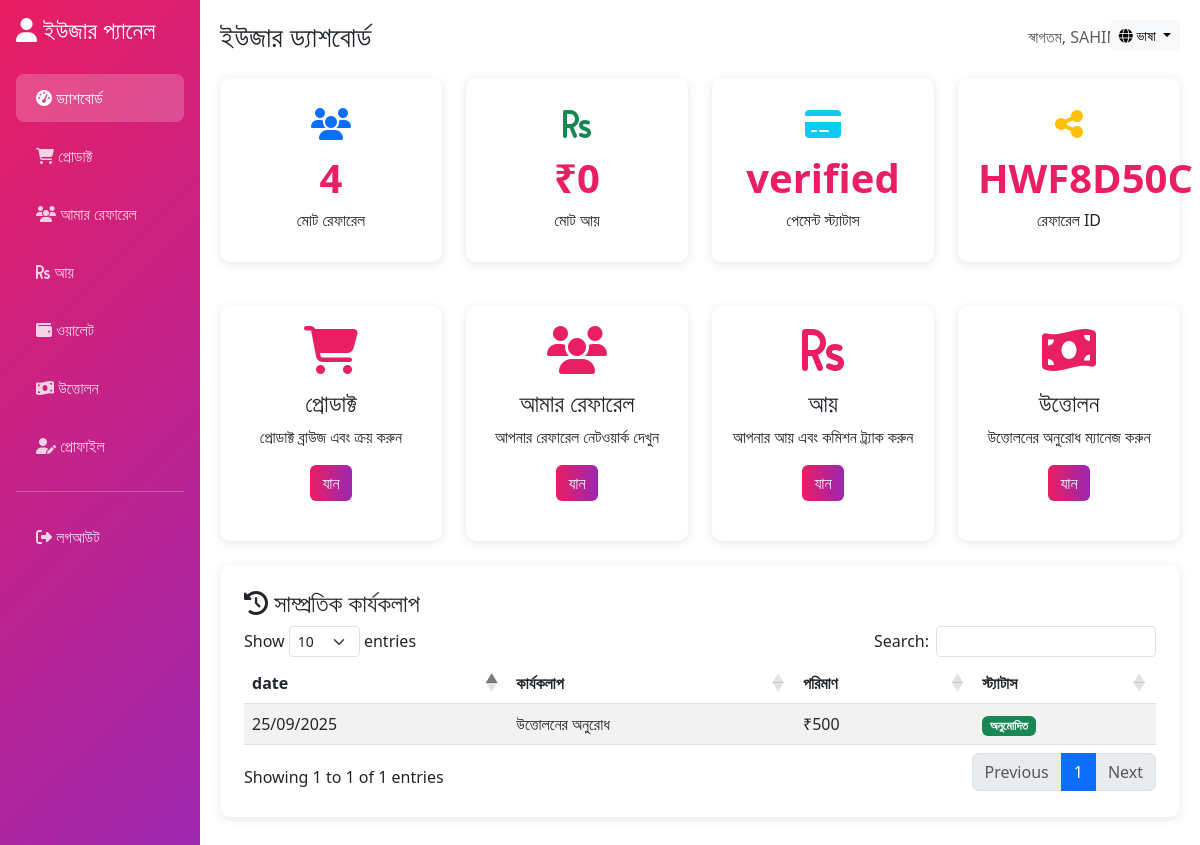
/user/dashboard.php (signed in), run on the app's committed database.
### tables this page shows
CREATE TABLE `users` (
  `id` int(11) NOT NULL,
  `name` varchar(100) NOT NULL,
  `age` int(11) NOT NULL,
  `mobile` varchar(15) NOT NULL,
  `password` varchar(255) NOT NULL,
  `address` text NOT NULL,
  `education` varchar(100) DEFAULT NULL,
  `referral_id` varchar(20) DEFAULT NULL,
  `payment_status` enum('pending','verified','rejected') DEFAULT 'pending',
  `created_at` timestamp NOT NULL DEFAULT current_timestamp(),
  `updated_at` timestamp NOT NULL DEFAULT current_timestamp() ON UPDATE current_timestamp(),
  `coins` decimal(10,2) DEFAULT 0.00
);

CREATE TABLE `payments` (
  `id` int(11) NOT NULL,
  `user_id` int(11) NOT NULL,
  `amount` decimal(10,2) NOT NULL,
  `screenshot_path` varchar(255) DEFAULT NULL,
  `verified` enum('pending','verified','rejected') DEFAULT 'pending',
  `verified_at` timestamp NULL DEFAULT NULL,
  `created_at` timestamp NOT NULL DEFAULT current_timestamp(),
  `utr_number` varchar(100) DEFAULT NULL
);

CREATE TABLE `withdrawals` (
  `id` int(11) NOT NULL,
  `user_id` int(11) NOT NULL,
  `amount` decimal(10,2) NOT NULL,
  `status` enum('pending','approved','rejected') DEFAULT 'pending',
  `payment_method` varchar(50) DEFAULT NULL,
  `account_details` text DEFAULT NULL,
  `requested_at` timestamp NOT NULL DEFAULT current_timestamp(),
  `approved_at` timestamp NULL DEFAULT NULL,
  `processed_at` timestamp NULL DEFAULT NULL
);

### includes/language.php (called while the page is built, shortened)
<?php
function getCurrentLanguage() {
    return $_SESSION['language'] ?? DEFAULT_LANGUAGE;
}
function loadLanguage($lang = null) {
    if ($lang === null) {
        $lang = getCurrentLanguage();
    }
    $langFile = LANG_PATH . $lang . '.php';
    if (file_exists($langFile)) {
        return include $langFile;
    }
    return [];
}
function __($key, $lang = null) {
    static $translations = null;
    if ($translations === null) {
        $translations = loadLanguage($lang);
    }
    return $translations[$key] ?? $key;
}
function getLanguageSwitcher() {
    $currentLang = getCurrentLanguage();
    $currentUrl = $_SERVER['REQUEST_URI'];
    $urlParts = parse_url($currentUrl);
    $links = [];
    foreach (AVAILABLE_LANGUAGES as $code => $name) {
        $query = isset($urlParts['query']) ? $urlParts['query'] : '';
        parse_str($query, $params);
        $params['lang'] = $code;
        $newQuery = http_build_query($params);
        $links[$code] = [
            'name' => $name,
            'url' => $urlParts['path'] . ($newQuery ? '?' . $newQuery : ''),
            'active' => ($code === $currentLang)
        ];
    }
    return $links;
}
?>

### user/dashboard.php (the view, shortened to what this page needs)
<?php
include '../includes/language.php';
$currentLang = getCurrentLanguage();
$user_id = $_SESSION['user_id'];
$conn = getDBConnection();
$stmt = $conn->prepare("SELECT * FROM users WHERE id = ?");
$stmt->bind_param("i", $user_id);
$stmt->execute();
$user = $stmt->get_result()->fetch_assoc();
$stmt = $conn->prepare("SELECT * FROM payments WHERE user_id = ? ORDER BY created_at DESC LIMIT 1");
$stmt->bind_param("i", $user_id);
$stmt->execute();
$payment = $stmt->get_result()->fetch_assoc();
$stmt = $conn->prepare("SELECT COUNT(*) as total_referrals FROM referrals WHERE referrer_id = ?");
$stmt->bind_param("i", $user_id);
$stmt->execute();
$referrals = $stmt->get_result()->fetch_assoc();
$stmt = $conn->prepare("SELECT * FROM withdrawals WHERE user_id = ? ORDER BY requested_at DESC");
$stmt->bind_param("i", $user_id);
$stmt->execute();
$withdrawals_result = $stmt->get_result();
$withdrawals = [];
while ($row = $withdrawals_result->fetch_assoc()) {
    $withdrawals[] = $row;
}
$referral_count = $referrals['total_referrals'];
$earnings = floor($referral_count / 100) * 5000;
?>
<!DOCTYPE html>
<html lang="<?php echo $currentLang; ?>">
<head>
    <link href="https://cdn.jsdelivr.net/npm/bootstrap@5.3.0/dist/css/bootstrap.min.css" rel="stylesheet">
    <link rel="stylesheet" href="https://cdnjs.cloudflare.com/ajax/libs/font-awesome/6.4.0/css/all.min.css">
    <link rel="stylesheet" href="https://cdn.datatables.net/1.13.4/css/dataTables.bootstrap5.min.css">
    <link rel="stylesheet" href="https://cdn.datatables.net/responsive/2.4.1/css/responsive.bootstrap5.min.css">
</head>
<body>
    <div class="language-switcher">
        <div class="dropdown">
            <button class="btn btn-light btn-sm dropdown-toggle" type="button" id="languageDropdown" data-bs-toggle="dropdown">
                <i class="fas fa-globe"></i> <?php echo __('language'); ?>
            </button>
        </div>
    </div>
    <div class="container-fluid">
        <div class="row">
            <div class="col-md-3 col-lg-2 px-0 sidebar" id="sidebar">
                <div class="p-3">
                    <h4 class="mb-4">
                        <i class="fas fa-user"></i> <?php echo __('user_panel'); ?>
                    </h4>
                    <nav class="nav flex-column">
                        <a class="nav-link active" href="dashboard.php">
                            <i class="fas fa-tachometer-alt"></i> <?php echo __('dashboard'); ?>
                        </a>
                        <a class="nav-link" href="products.php">
                            <i class="fas fa-shopping-cart"></i> <?php echo __('products'); ?>
                        </a>
                        <a class="nav-link" href="referrals.php">
                            <i class="fas fa-users"></i> <?php echo __('my referrals'); ?>
                        </a>
                        <a class="nav-link" href="earnings.php">
                            <i class="fas fa-rupee-sign"></i> <?php echo __('earnings'); ?>
                        </a>
                        <a class="nav-link" href="wallet.php">
                            <i class="fas fa-wallet"></i> <?php echo __('wallet'); ?>
                        </a>
                        <a class="nav-link" href="withdrawals.php">
                            <i class="fas fa-money-bill-wave"></i> <?php echo __('withdrawals'); ?>
                        </a>
                        <a class="nav-link" href="profile.php">
                            <i class="fas fa-user-edit"></i> <?php echo __('profile'); ?>
                        </a>
                        <hr class="my-3">
                        <a class="nav-link" href="logout.php">
                            <i class="fas fa-sign-out-alt"></i> <?php echo __('logout'); ?>
                        </a>
                    </nav>
                </div>
            </div>
            <div class="col-md-9 col-lg-10 main-content">
                <div class="d-flex justify-content-between align-items-center mb-4">
                    <h1 class="h3 mb-0"><?php echo __('user_dashboard_title'); ?></h1>
                    <div>
                        <span class="text-muted"><?php echo __('welcome'); ?>, <?php echo htmlspecialchars($user['name']); ?></span>
                    </div>
                </div>
                <div class="row mb-4">
                    <div class="col-md-3 col-sm-6">
                        <div class="dashboard-card stat-card">
                            <i class="fas fa-users fa-2x text-primary mb-2"></i>
                            <div class="stat-number"><?php echo $referral_count; ?></div>
                            <div><?php echo __('total referrals'); ?></div>
                        </div>
                    </div>
                    <div class="col-md-3 col-sm-6">
                        <div class="dashboard-card stat-card">
                            <i class="fas fa-rupee-sign fa-2x text-success mb-2"></i>
                            <div class="stat-number">₹<?php echo number_format($earnings); ?></div>
                            <div><?php echo __('total earnings'); ?></div>
                        </div>
                    </div>
                    <div class="col-md-3 col-sm-6">
                        <div class="dashboard-card stat-card">
                            <i class="fas fa-credit-card fa-2x text-info mb-2"></i>
                            <div class="stat-number">
                                <?php
                                if ($payment) {
                                    echo $payment['verified'] == 'verified' ? __('verified') : ($payment['verified'] == 'rejected' ? __('rejected') : __('pending'));
                                } else {
                                    echo __('no');
                                }
                                ?>
                            </div>
                            <div><?php echo __('payment status'); ?></div>
                        </div>
                    </div>
                    <div class="col-md-3 col-sm-6">
                        <div class="dashboard-card stat-card">
                            <i class="fas fa-share-alt fa-2x text-warning mb-2"></i>
                            <div class="stat-number"><?php echo htmlspecialchars($user['referral_id']); ?></div>
                            <div><?php echo __('referral id'); ?></div>
                        </div>
                    </div>
                </div>
                <div class="row">
                    <div class="col-md-6 col-lg-3">
                        <div class="dashboard-card menu-card">
                            <i class="fas fa-shopping-cart"></i>
                            <h4><?php echo __('products'); ?></h4>
                            <p><?php echo __('browse and purchase products'); ?></p>
                            <a href="products.php" class="btn btn-primary"><?php echo __('go'); ?></a>
                        </div>
                    </div>
                    <div class="col-md-6 col-lg-3">
                        <div class="dashboard-card menu-card">
                            <i class="fas fa-users"></i>
                            <h4><?php echo __('my referrals'); ?></h4>
                            <p><?php echo __('view your referral network'); ?></p>
                            <a href="referrals.php" class="btn btn-primary"><?php echo __('go'); ?></a>
                        </div>
                    </div>
                    <div class="col-md-6 col-lg-3">
                        <div class="dashboard-card menu-card">
                            <i class="fas fa-rupee-sign"></i>
                            <h4><?php echo __('earnings'); ?></h4>
                            <p><?php echo __('track your earnings and commissions'); ?></p>
                            <a href="earnings.php" class="btn btn-primary"><?php echo __('go'); ?></a>
                        </div>
                    </div>
                    <div class="col-md-6 col-lg-3">
                        <div class="dashboard-card menu-card">
                            <i class="fas fa-money-bill-wave"></i>
                            <h4><?php echo __('withdrawals'); ?></h4>
                            <p><?php echo __('manage withdrawal requests'); ?></p>
                            <a href="withdrawals.php" class="btn btn-primary"><?php echo __('go'); ?></a>
                        </div>
                    </div>
                </div>
                <div class="dashboard-card p-4 mt-4">
                    <h4><i class="fas fa-history"></i> <?php echo __('recent activity'); ?></h4>
                    <div class="table-responsive">
                        <table id="activityTable" class="table table-striped">
                            <thead>
                                <tr>
                                    <th><?php echo __('date'); ?></th>
                                    <th><?php echo __('activity'); ?></th>
                                    <th><?php echo __('amount'); ?></th>
                                    <th><?php echo __('status'); ?></th>
                                </tr>
                            </thead>
                            <tbody>
                                <?php
                                foreach (array_slice($withdrawals, 0, 5) as $withdrawal): ?>
                                    <tr>
                                        <td><?php echo date('d/m/Y', strtotime($withdrawal['requested_at'])); ?></td>
                                        <td><?php echo __('withdrawal request'); ?></td>
                                        <td>₹<?php echo number_format($withdrawal['amount']); ?></td>
                                        <td>
                                            <span class="badge bg-<?php
                                                echo $withdrawal['status'] == 'approved' ? 'success' :
                                                     ($withdrawal['status'] == 'rejected' ? 'danger' : 'warning');
                                            ?>">
                                                <?php echo $withdrawal['status'] == 'approved' ? __('approved') :
                                                           ($withdrawal['status'] == 'rejected' ? __('rejected') : __('pending')); ?>
                                            </span>
                                        </td>
                                    </tr>
                                <?php endforeach; ?>
                            </tbody>
                        </table>
                    </div>
                </div>
            </div>
        </div>
    </div>
</body>
</html>

### user/dashboard.php (style rules this page uses)
:root { --primary-color: #e91e63; --secondary-color: #9c27b0; }
.dashboard-card { background: white; border-radius: 10px; box-shadow: 0 2px 10px rgba(0,0,0,0.1); margin-bottom: 20px; transition: transform 0.3s; }
.stat-card { text-align: center; padding: 30px 20px; }
.stat-number { font-size: 2.5rem; font-weight: bold; color: var(--primary-color); }
.menu-card { padding: 20px; text-align: center; height: 100%; }
.menu-card i { font-size: 3rem; color: var(--primary-color); margin-bottom: 15px; }
.btn-primary { background: linear-gradient(to right, var(--primary-color), var(--secondary-color)); border: none; }
.sidebar { background: linear-gradient(135deg, var(--primary-color), var(--secondary-color)); min-height: 100vh; color: white; }
.sidebar .nav-link { color: rgba(255,255,255,0.8); padding: 12px 20px; margin: 5px 0; border-radius: 8px; transition: all 0.3s; }
.sidebar .nav-link.active { background: rgba(255,255,255,0.2); color: white; }
.main-content { padding: 20px; }
.language-switcher { position: absolute; top: 20px; right: 20px; z-index: 1002; }

### data on the page
users: name "SAHIN…", referral "HWF8D50C"
payments: verified "verified"
withdrawals: requested_at "25/09/2025", amount "500", status "অনুমোদিত"

### other printed values
__('language') "ভাষা"
__('user_panel') "ইউজার প্যানেল"
__('dashboard') "ড্যাশবোর্ড"
__('products') "প্রোডাক্ট"
__('my referrals') "আমার রেফারেল"
__('earnings') "আয়"
__('wallet') "ওয়ালেট"
__('withdrawals') "উত্তোলন"
__('profile') "প্রোফাইল"
__('logout') "লগআউট"
__('user_dashboard_title') "ইউজার ড্যাশবোর্ড"
__('welcome') "স্বাগতম"
$referral_count "4"
__('total referrals') "মোট রেফারেল"
$earnings "0"
